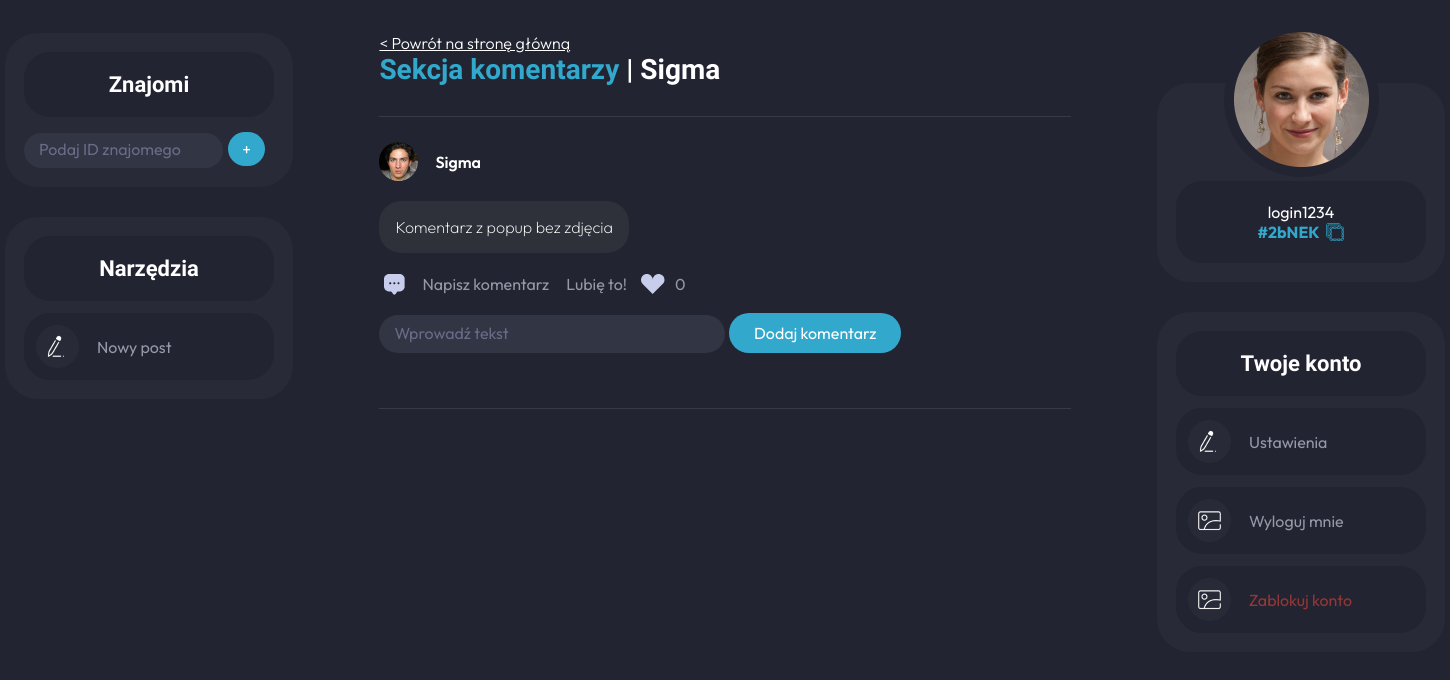
Screenshot of /PostDisplay.php?postId=2 (signed in) with the database file from the repository.
### tables this page shows
CREATE TABLE `posts` (
  `id` int(11) NOT NULL,
  `content` varchar(255) DEFAULT NULL,
  `comments` varchar(255) DEFAULT NULL,
  `author` varchar(255) DEFAULT NULL,
  `createdAt` varchar(255) NOT NULL,
  `attachments` blob DEFAULT NULL,
  `author_id` varchar(256) NOT NULL,
  `status` varchar(255) NOT NULL,
  `likes` varchar(1024) NOT NULL
);

CREATE TABLE `users` (
  `id` int(11) NOT NULL,
  `login` varchar(32) NOT NULL,
  `mail` varchar(128) NOT NULL,
  `password` varchar(1024) NOT NULL,
  `friend_id` varchar(11) NOT NULL,
  `friends` varchar(128) NOT NULL,
  `avatar_color` varchar(255) NOT NULL
);

### PostDisplay.php (the view, shortened to what this page needs)
<!DOCTYPE html>
<html lang="en">
<head>
</head>
<body>
    <div class="main-container">
        <div class="container-left">
            <div class="friends-container">
                <div class="friend-header">
                    <h1>Znajomi</h1>
                </div>
                <div class="input-label">
                    <form method='POST' action='App/Create/AddFriend.php'>
                        <input class='input-friend-id' type=text placeholder="Podaj ID znajomego"
                            name='add_friend'><input type='submit' name='add_friend_submit' class="add-friend-plus"
                            value="+">
                    </form>
                </div>
                    <?php
                    $servername = "localhost";
                    $database = "socialise";
                    $username = "root";
                    $password = "";
                    $conn = mysqli_connect($servername, $username, $password, $database);
                    ?>
            </div>
            <div class="tool-container">
                <div class="tool-header">
                    <h1>Narzędzia</h1>
                </div>
                <div class="tool-label" onClick='addPostPopup()'>
                    <img src="App\Images\new-post.png">
                    <p>Nowy post</p>
                </div>
            </div>
        </div>
        <div class="container-middle">
            <div class="main-middle-section">
                <div class="main-choose-wrapper">
                    <label class="choose-paragraph-label">
                        <p class="choose-paragraph-postdisplay" onclick="homeSweetHome()">< Powrót na stronę główną
                        </p>
                    </label>
                </div>
                <?php
                $sql = 'SELECT author FROM posts where id=' . $_GET['postId'] . ' ORDER BY createdAt DESC';
                $result = $conn->query($sql);
                    while ($row = $result->fetch_assoc()) {
                        echo '<h1 class="type-of-chat-header"><span class="first-option">Sekcja komentarzy</span> | <span
                        class="second-option">'. $row["author"].' </span></h1>';
                    }
                ?>
                <div class="posts-container">
                    <?php
                    $sql = 'SELECT * FROM posts where id=' . $_GET['postId'] . ' ORDER BY createdAt DESC';
                    $result = $conn->query($sql);
                    while ($row = $result->fetch_assoc()) {
                        $customID = $row['id'];
                        echo '<div class="post-label">
                                            <div class="author-info-wrapper">
                                                <img src="App\Images\profile-image.png" class="author-image-profile">
                                                <p class="author-name">' . $row['author'] . '</p>
                                            </div>
                                            <div class="post-text-wrapper">
                                                <span class="post-text-content">' . $row['content'] . '</span>
                                            </div>
                                            ';
                        $sqlLikes = 'select count(*) from reactions where post_id="'.$customID.'"';
                                $resultLikes = $conn->query($sqlLikes);
                                $likesCounter = 0;
                                while ($row = $resultLikes->fetch_assoc()) {
                                    $likesCounter = $row['count(*)'];
                                }
                        echo '
                                            <div class="reactions-wrapper">
                                                <label>
                                                    <span class="reactions-comment"><img src="App\Images\chat-icon.png">Napisz
                                                        komentarz</span>
                                                        </label>
                                                        <label>
                                                        <form action="App/Create/likeIt.php" method=post><input type=hidden name=sourceOfLike value=PostDisplay.php><input type=hidden name=likePostID value="'.$customID.'"><span class="reactions-add-friend" ><input class="submit-add-friend" type=submit value="Lubię to!"></span></form>
                                                        </label>
                                                        <label>
                                                                <span style="margin-right:-7px;margin-left:14px;" class="reactions-comment"><img src="App\Images\like-button.png"><span style="margin-left:-7px" class="likes-Counter">'.$likesCounter.'</span></span>
                                                        </label>
                                                        </div>
                                                        <form method="POST" action="App/Create/AddComment.php?redirect=' . $customID . '" id="form240">
                                                        <input type="text" name="comment_input_post_id" value="' . $customID . '" style="display: none;">
                                                        <input name="hidden_id" type=hidden value="' . $customID . '"">
                                                        <input type="text" name="comment_input" placeholder="Wprowadź tekst" class="input-post" style="margin: 20px 0px; width: 50%;">
                                                            <input type="submit"  class="add-post-button" style="margin: 0px;" value="Dodaj komentarz" name="comment_input_submit">
                                                        </form>
                                        ';
                        echo '</div>';
                    }
                    ?>
                </div>
            </div>
        </div>
        <div class="container-right">
            <div class="profile-container">
                <div class="your-image">
                    <img src="App\Images\your-image.png">
                </div>
                <div class="your-profile-label">
                    <p class="your-profile-image">
                        <?php
                        $result = $conn->query("SELECT * FROM users WHERE id=" . $_SESSION['user_id'] . "");
                        while ($row = $result->fetch_assoc()) {
                            echo '
                            <p class="your-profile-image">
                            ' . $row["login"] . '
                            </p>
                            <p class="your-friend-id">' . $row['friend_id'] . '<span id="your-friend-id-svg"></span></p>
                            ';
                        }
                        ?>
                </div>
            </div>
            <div class="account-container">
                <div class="account-header">
                    <h1>Twoje konto</h1>
                </div>
                <div class="account-label" onclick="changeName()">
                    <img src="App\Images\settings.png">
                    <p>Ustawienia</p>
                </div>
                <div class="account-label" onclick="logoutPopup()">
                    <img src="App\Images\logout.png">
                    <p>Wyloguj mnie</p>
                </div>
                <div class="account-label block-label" onclick="blockAccount()">
                    <img src="App\Images\delete.png">
                    <p class="block-account">Zablokuj konto</p>
                </div>
            </div>
        </div>
    </div>
</body>
</html>

### PostDisplay.php (style rules this page uses)
body { margin: 0; padding: 0; background-color: #222431; }
.main-container { padding-top: 33px; width: 1440px; height: 90dvh; margin: auto; display: grid; grid-template-columns: 20% 60% 20%; }
.container-left { align-items: center; display: flex; flex-direction: column; }
.container-right { align-items: center; display: flex; flex-direction: column; margin-top: 50px; }
* { margin: 0; padding: 0; box-sizing: border-box; }
.input-friend-id { border-radius: 46px; background: #323544; border: none; padding: 10px 15px 10px 15px; color: white; width: 80%; outline: none; }
.input-friend-id::placeholder, .input-post::placeholder { color: #686C86; font-family: Outfit; font-size: 16px; }
.friends-container, .tool-container, .profile-container, .account-container { background: #282A37; border-radius: 33px; width: 100%; padding: 19px; }
.profile-container { text-align: center; }
.account-container { margin-top: 30px; }
.profile-container img { margin-top: -80px; }
.your-profile-label { background-color: #222431; color: white; padding: 21px; border-radius: 26px; }
.your-profile-label p { font-family: Outfit; }
.your-friend-id { color: #32A8CD; font-weight: bold; height: auto; display: flex; justify-content: center; cursor: pointer; }
#your-friend-id-svg { margin-left: 5px; display: flex; align-items: center; }
h1 { font-family: Reem Kufi Fun; color: white; font-weight: 600; font-size: 22px; text-align: center; padding: 20px; }
.tool-header, .friend-header, .account-header { border-radius: 26px; background: #222431; }
.tool-container { margin-top: 30px; }
.input-label { margin-top: 15px; display: flex; justify-content: space-between; position: relative; }
.tool-label, .account-label { color: #9598A7; font-size: 16px; border-radius: 26px; background: #222431; padding: 11px; margin-top: 12px; display: flex; align-items: center; font-family: Outfit; }
.tool-label p { margin-left: 18px; }
.your-profile-image { font-size: 16px; }
.account-label, .tool-label { border: 1px solid #222431; transition: border-color 0.4s ease; }
.account-label p { margin-left: 18px; }
.block-account { color: #963737 }
.type-of-chat-header { text-align: left !important; margin: 0 !important; padding: 0 !important; font-size: 28px; }
.first-option { color: #32A8CD; }
.main-choose-wrapper, .choose-paragraph-label { display: flex; align-items: center; }
.author-info-wrapper { display: flex; align-items: center; }
.author-name { font-size: 16px; color: white; font-family: Outfit; font-weight: 600; margin-left: 17px; }
.post-text-wrapper { max-width: 70%; margin-top: 30px; }
.post-text-content { color: white; font-weight: 200; font-family: Outfit; }
.post-label { border-top: 1px solid rgba(255, 255, 255, 0.103); border-bottom: 1px solid rgba(255, 255, 255, 0.103); padding: 25px 0 35px 0; }
.main-middle-section { width: 80%; height: 100%; margin: auto; position: relative; }
.posts-container { margin-top: 30px; max-height: 100dvh; overflow-y: auto; }
.post-text-wrapper { padding: 16px; margin-top: 20px; background: #2E303A; border-radius: 22px; max-width: max-content; }
.reactions-wrapper span { color: #9598A7; display: flex; align-items: center; font-family: Outfit; }
.input-post { color: #686C86; color: white; border-radius: 46px; background: #323544; outline: none; font-size: 16px; border: none; padding: 10px 15px 10px 15px; width: 75%; margin-left: 10px; }
.add-post-button { border-radius: 46px; background: #32A8CD; outline: none; color: white; font-family: Outfit; font-size: 16px; border: none; padding: 10px 25px 10px 25px; min-width: 20%; margin-left: 13px; }
.reactions-wrapper { display: flex; align-items: center; margin-left: 5px; }
.reactions-add-friend { margin-left: 17px; }
.reactions-add-friend img, .reactions-comment img { margin-right: 17px; }
.reactions-wrapper { margin-top: 20px; }
.choose-paragraph-postdisplay { text-decoration:underline; font-family:outfit; color:white; cursor:pointer; font-weight:300; }
.add-friend-plus { background: #32A8CD; outline: none; color: white; font-family: Outfit; font-size: 16px; border: none; padding: 7px; width: 37px; margin-left: 5px; border-radius: 32px; }
input.submit-add-friend { background: none; outline: none; border: none; font-family: 'Outfit'; color: #9598A7; font-size:16px; }

### rows the page displays
posts: author "Sigma", content "Komentarz z popup bez zdjęcia", likesCounter "0"
users: login "login1234", friend "#2bNEK"
